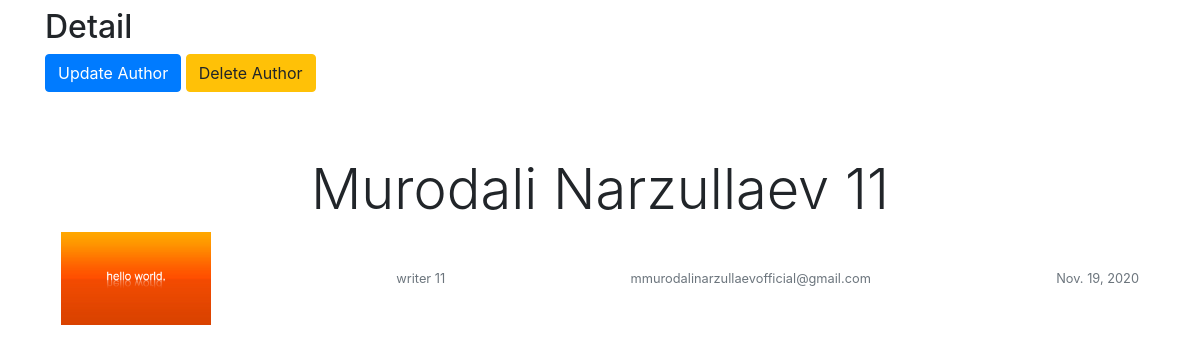
Page /author/1/ on the committed database.
### app/models.py (models this page shows, shortened)
class Author(models.Model):
    salutation = models.CharField(max_length=10)
    name = models.CharField(max_length=200)
    email = models.CharField(max_length=200)
    headshot = models.ImageField(upload_to='author_headshots')
    last_login = models.DateField(auto_now=True, null=True, blank=True)

### app/views.py (the view)
# urls.py: path('author/<int:pk>/', AuthorDetailView.as_view(), name='author-detail'),
class AuthorDetailView(DetailView):
    model = Author
    context_object_name = 'detail'
    template_name = 'app/author-detail.html'

### app/templates/app/author-detail.html
{% extends "app/base.html" %}
{% block content %}
    <h2>Detail</h2>
    <a href="{% url 'author-update' detail.id %}" class="btn btn-primary mb-3">Update Author</a>
    <a href="{% url 'author-delete' detail.id %}" class="btn btn-warning mb-3">Delete Author</a>
    <div class="px-3 py-3 pt-md-5 pb-md-4 mx-auto text-center">
            <h1 class="display-4">{{detail.name}}</h1>
            <div class="d-flex justify-content-between align-items-center">
                <small class="text-muted"><img src="{{detail.headshot.url}}" width="150px" alt=""></small>
                <small class="text-muted">{{detail.salutation}}</small>
                <small class="text-muted">{{detail.email}}</small>
                <small class="text-muted">{{detail.last_login}}</small>
            </div>
        </div>
{% endblock %}

### rows in the picture
Author: name "Murodali Narzullaev 11", headshot (picture), salutation "writer 11", email "mmurodalinarzullaevofficial@gmail.com", last_login "Nov. 19, 2020"
